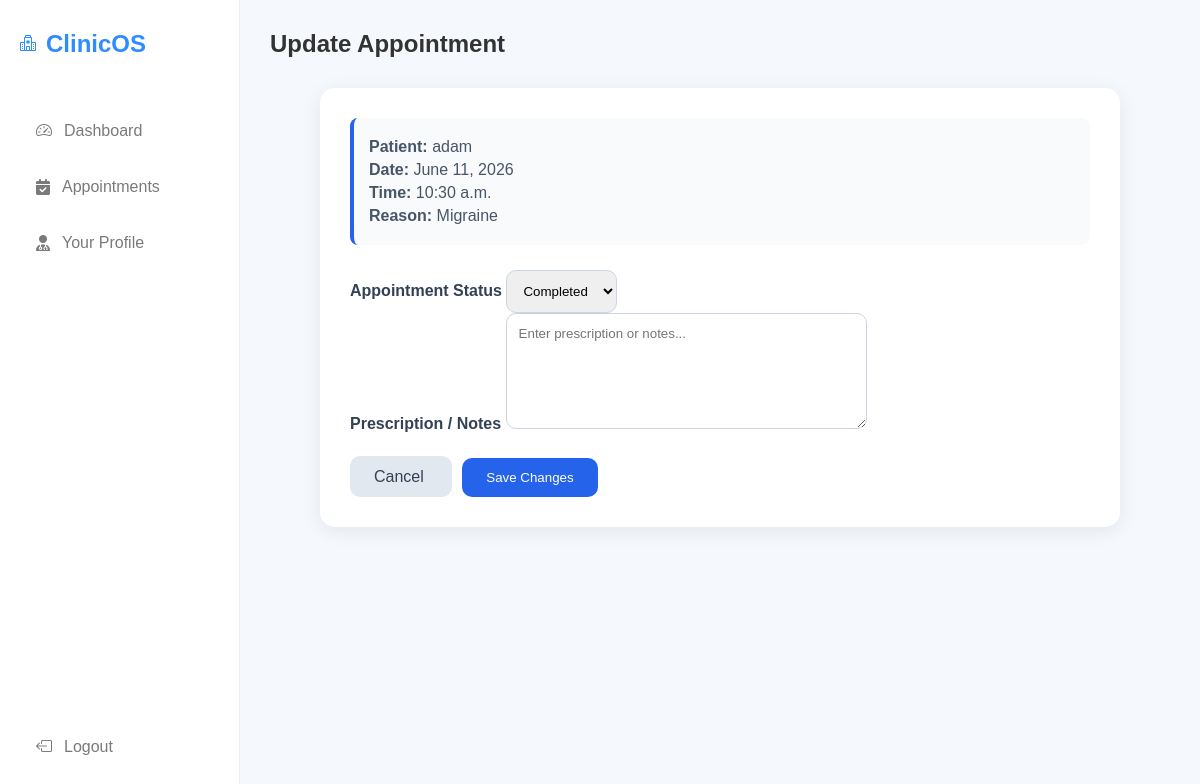
The app's page /doctor/appointments/update/8/ (signed in), older data.
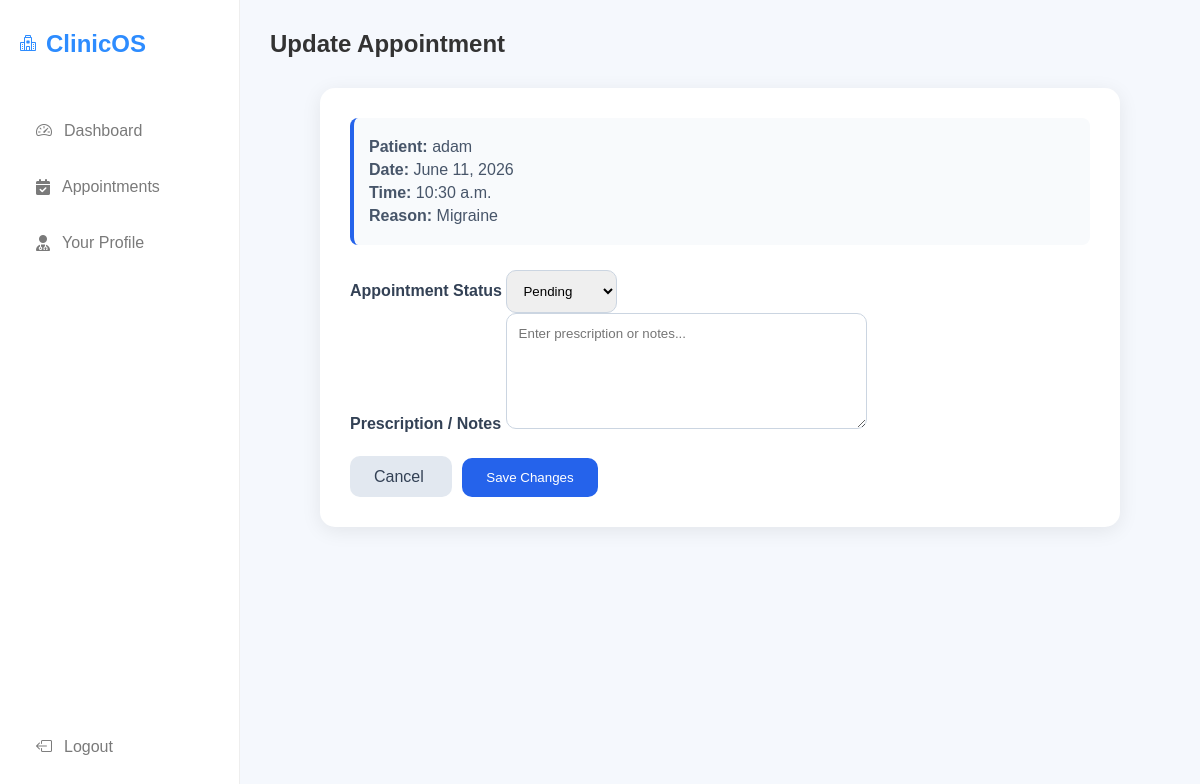
The same page, newer data.
### managementsystem/models.py (models this page shows, shortened)
class Appointment(models.Model):
    doctor = models.ForeignKey(Doctor, on_delete=models.CASCADE)
    patient = models.ForeignKey(Patient, on_delete=models.CASCADE)
    appointment_date = models.DateField(default=timezone.now)
    appointment_time = models.TimeField(null=True,blank=True)
    reason = models.TextField(blank=True)
    STATUS_CHOICES = [('Pending', 'Pending'),('Completed', 'Completed'),]
    status = models.CharField(max_length=20,choices=STATUS_CHOICES,default='Pending')
    notes = models.TextField(blank=True)

class Patient(models.Model):
    user = models.OneToOneField(CustomUser,on_delete=models.CASCADE)
    gender_choices = (('male','Male'),('female','Female'),('other','Other'))
    gender = models.CharField(max_length=10,choices=gender_choices,default='male')
    age = models.IntegerField()
    phone = models.CharField(max_length=15)
    blood_group = models.CharField(max_length=5)
    photo = models.ImageField(upload_to='patients',default='default/default.png')
    def __str__(self):
        return self.user.username

class CustomUser(AbstractUser):
    ROLE_CHOICES = (
        ('admin', 'Admin'),
        ('doctor', 'Doctor'),
        ('patient', 'Patient'),
    )
    role = models.CharField(max_length=20, choices=ROLE_CHOICES,default='patient')

### managementsystem/views/doctor_views.py (the view)
# urls.py: path('appointments/update/<int:pk>/',doctor_update_appointment,name='doctor_update_appointment'),
@login_required
def doctor_update_appointment(request, pk):
    appointment = get_object_or_404(Appointment, id=pk)
    if appointment.doctor.user != request.user:
        return redirect('doctor_appointments')
    if request.method == 'POST':
        form = AppointmentUpdateForm(
            request.POST,
            instance=appointment
        )
        if form.is_valid():
            form.save()
            return redirect('doctor_appointments')
    else:
        form = AppointmentUpdateForm(instance=appointment)
    context = {'form': form,'appointment': appointment}
    return render(request,'doctor/edit_appointment.html',context)

### managementsystem/forms.py
class AppointmentUpdateForm(forms.ModelForm):
    class Meta:
        model = Appointment
        fields = ['status', 'notes']
        widgets = {
            'status': forms.Select(
                attrs={'class': 'form-select'}
            ),
            'notes': forms.Textarea(
                attrs={
                    'class': 'form-control',
                    'rows': 6,
                    'placeholder': 'Enter prescription or notes...'
                }
            ),
        }

### managementsystem/templates/doctor/edit_appointment.html (shortened to what this page needs)
{% extends 'doctor/base.html' %}
{% load static %}
{% block header %}Update Appointment{% endblock %}
{% block content %}
<div class="update-container">
    <div class="update-card">
        <div class="info-box">
            <p><strong>Patient:</strong> {{ appointment.patient }}</p>
            <p><strong>Date:</strong> {{ appointment.appointment_date }}</p>
            <p><strong>Time:</strong> {{ appointment.appointment_time }}</p>
            <p><strong>Reason:</strong> {{ appointment.reason }}</p>
        </div>
        <form method="POST">
            <div class="mb-4">
                <label class="form-label">
                    Appointment Status
                </label>
                {{ form.status }}
            </div>
            <div class="mb-4">
                <label class="form-label">
                    Prescription / Notes
                </label>
                {{ form.notes }}
            </div>
            <div class="button-group">
                <a href="{% url 'doctor_appointments' %}"
                   class="btn-back">
                    Cancel
                </a>
                <button type="submit"
                        class="btn-save">
                    Save Changes
                </button>
            </div>
        </form>
    </div>
</div>
{% endblock %}

Row changes from the older to the newer data that the page shows:
changed Appointment "Migraine": status "Completed" → "Pending"
